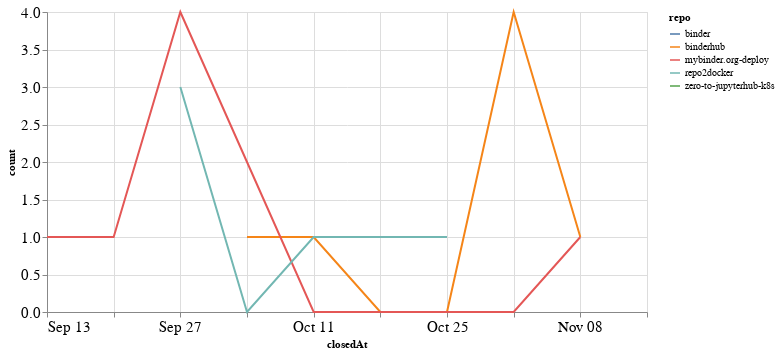

Here is the notebook cell this chart was saved with:
### Code cell
closed_by_time = closed_by.groupby('repo').resample('W', on='closedAt').count()['author'].reset_index()
closed_by_time = closed_by_time.rename(columns={'author': 'count'})

alt.Chart(closed_by_time, width=600).mark_line().encode(
    x='closedAt',
    y='count',
    color='repo',
    tooltip="repo"
)

### Figure 1 — Vega-Lite specification as saved in the notebook (floating-point values rounded to 4 significant figures)
{"config": {"axisLeft": {"labelFontSize": 15}, "axisBottom": {"labelFontSize": 15}}, "data": {"name": "data-913bbda75ef9a112d1b57d7b844d861e"}, "mark": "line", "encoding": {"color": {"type": "nominal", "field": "repo"}, "tooltip": {"type": "nominal", "field": "repo"}, "x": {"type": "temporal", "field": "closedAt"}, "y": {"type": "quantitative", "field": "count"}}, "width": 600, "$schema": "https://vega.github.io/schema/vega-lite/v4.8.1.json", "datasets": {"data-913bbda75ef9a112d1b57d7b844d861e": [{"repo": "binder", "closedAt": "2020-11-15T00:00:00", "count": 1}, {"repo": "binderhub", "closedAt": "2020-10-04T00:00:00", "count": 1}, {"repo": "binderhub", "closedAt": "2020-10-11T00:00:00", "count": 1}, {"repo": "binderhub", "closedAt": "2020-10-18T00:00:00", "count": 0}, {"repo": "binderhub", "closedAt": "2020-10-25T00:00:00", "count": 0}, {"repo": "binderhub", "closedAt": "2020-11-01T00:00:00", "count": 4}, {"repo": "binderhub", "closedAt": "2020-11-08T00:00:00", "count": 1}, {"repo": "mybinder.org-deploy", "closedAt": "2020-09-13T00:00:00", "count": 1}, {"repo": "mybinder.org-deploy", "closedAt": "2020-09-20T00:00:00", "count": 1}, {"repo": "mybinder.org-deploy", "closedAt": "2020-09-27T00:00:00", "count": 4}, {"repo": "mybinder.org-deploy", "closedAt": "2020-10-04T00:00:00", "count": 2}, {"repo": "mybinder.org-deploy", "closedAt": "2020-10-11T00:00:00", "count": 0}, {"repo": "mybinder.org-deploy", "closedAt": "2020-10-18T00:00:00", "count": 0}, {"repo": "mybinder.org-deploy", "closedAt": "2020-10-25T00:00:00", "count": 0}, {"repo": "mybinder.org-deploy", "closedAt": "2020-11-01T00:00:00", "count": 0}, {"repo": "mybinder.org-deploy", "closedAt": "2020-11-08T00:00:00", "count": 1}, {"repo": "repo2docker", "closedAt": "2020-09-27T00:00:00", "count": 3}, {"repo": "repo2docker", "closedAt": "2020-10-04T00:00:00", "count": 0}, {"repo": "repo2docker", "closedAt": "2020-10-11T00:00:00", "count": 1}, {"repo": "repo2docker", "closedAt": "2020-10-18T00:00:00", "count": 1}, {"repo": "repo2docker", "closedAt": "2020-10-25T00:00:00", "count": 1}, {"repo": "zero-to-jupyterhub-k8s", "closedAt": "2020-10-18T00:00:00", "count": 1}]}}
